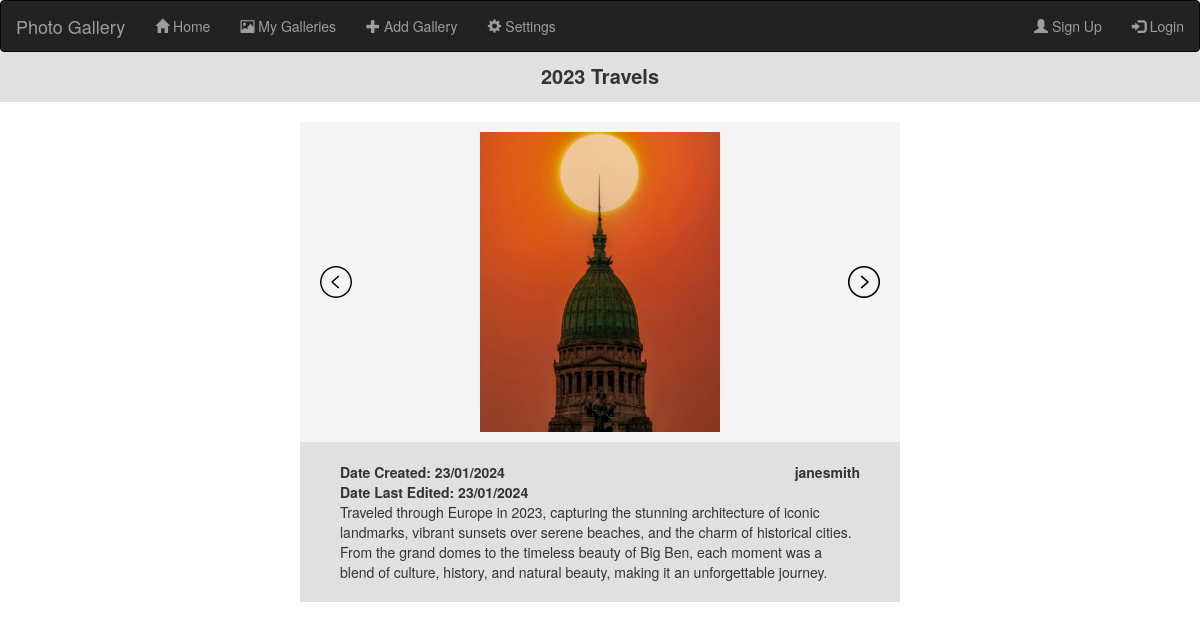
Page /viewGallery1 on the committed database.
### app.py (models this page shows, shortened)
class Gallery(db.Model):
    __tablename__ = 'galleries'
    id = db.Column(db.Integer, primary_key=True)
    userId = db.Column(db.Integer, db.ForeignKey(User.id))
    numPhotos = db.Column(db.Integer)
    title = db.Column(db.String(40))
    dateCreated = db.Column(db.Date)
    dateLastEdited = db.Column(db.Date)
    description = db.Column(db.Text)
    photos = db.relationship('Photo', backref='gallery')

class Photo(db.Model):
    __tablename__ = 'photos'
    __bind_key__ = 'photos'
    id = db.Column(db.Integer, primary_key=True)
    galleryId = db.Column(db.Integer, db.ForeignKey(Gallery.id))
    photoURL = db.Column(db.String(32))
    thumbnailURL = db.Column(db.String(32))

class User(UserMixin, db.Model):
    __tablename__ = 'users'
    __bind_key__ = 'users'
    id = db.Column(db.Integer, primary_key = True)
    fname = db.Column(db.String(32))
    lname = db.Column(db.String(32))
    email = db.Column(db.String(300), unique = True)
    username = db.Column(db.String(24))
    passwordHash = db.Column(db.String(128))
    galleries = db.relationship('Gallery', backref='user')

### app.py (the view)
@app.route("/viewGallery<int:galleryID>")
def viewGallery(galleryID):
    gallery = getGalleries()[galleryID]
    photos = Photo.query.filter_by(galleryId=gallery['id']).all()
    URLs = {}
    count = 0
    for photo in photos:
        URLs[count] = photo.photoURL
        count += 1
    return render_template('indvGallery.html', URLs = URLs, username = getCurrentUsername(), title = gallery['title'], description = gallery['description'], numPhotos = gallery['numPhotos'], dateCreated = gallery['dateCreated'], dateLastEdited = gallery['dateLastEdited'], galleryUsername = users[gallery['userId']]["username"], loggedIn = isLoggedIn())

### app.py (called while the page is built, shortened)
def getCurrentUsername():
    currentUserID = session.get("userId", None)
    currentUsername = None
    if currentUserID != None:
        currentUsername = loadUser(currentUserID).username
    return currentUsername

def isLoggedIn():
    if 'loggedIn' not in session:
        session['loggedIn'] = False
        session.modified = True
    return session['loggedIn']

def getGalleries(refresh = False):
    return galleries

### templates/indvGallery.html (shortened to what this page needs)
{% extends "base.html" %}
{% block content %}
    <div class = "pageTitle">
        {{title}}
    </div>
    <div id = "indvGallery">
        <div class = "galleryImages">
            <img src = "{{ url_for('static', filename = 'leftArrow.png') }}" class = "leftArrow" onclick = "nextPhoto(-1)">
            <img src = "{{URLs[0]}}" id = "photo" class = "galleryPhoto">
            <img src = "{{ url_for('static', filename = 'rightArrow.png') }}" class = "rightArrow" onclick = "nextPhoto(1)">
        </div>
        <div class = "galleryDetails">
            <div class = "galleryDates">
                Date Created: {{dateCreated.strftime('%d/%m/%Y')}}<br>
                Date Last Edited: {{dateLastEdited.strftime('%d/%m/%Y')}}
            </div>
            <div class = "galleryUser">{{galleryUsername}}</div>
            <div class = "galleryDescription">
                {{description}}
            </div>
        </div>
    </div>
{% endblock %}

### static/style.css (style rules this page uses)
:root { --lightBackground: #F5F5F5; --darkBackground: #E0E0E0; }
.pageTitle { margin: auto; font-size: 20px; background-color: var(--darkBackground); text-align: center; font-weight: bold; height: 50px; padding-top: 10px; }
#indvGallery { width: 50%; margin: auto; background-color: var(--lightBackground); margin-top: 20px; margin-bottom: 50px; }
.galleryImages { text-align: center; height: 320px; display: flex; align-items: center; justify-content: space-between; padding-left: 20px; padding-right: 20px; }
.galleryPhoto { max-height: 300px; max-width: 50%; }
.galleryDetails { background-color: var(--darkBackground); font-weight: bold; padding:20px 40px; }
.galleryDates { float: left; }
.galleryUser { float: right; }
.galleryDescription { margin-top: 40px; background-color: var(--darkBackground); font-weight: normal; }

### rows in the picture
Gallery: title "2023 Travels", strftime "23/01/2024", description "Traveled through Europe in 2023, capturing the stunning architecture of iconic landmarks, vibrant sunsets over serene beaches, and the charm of historical cities. From the grand domes to the timeless beauty of Big Ben, each moment was a blend of culture, history, and natural beauty, making it an unforgettable journey."
Photo: photoURL (picture)
User: username "janesmith"
